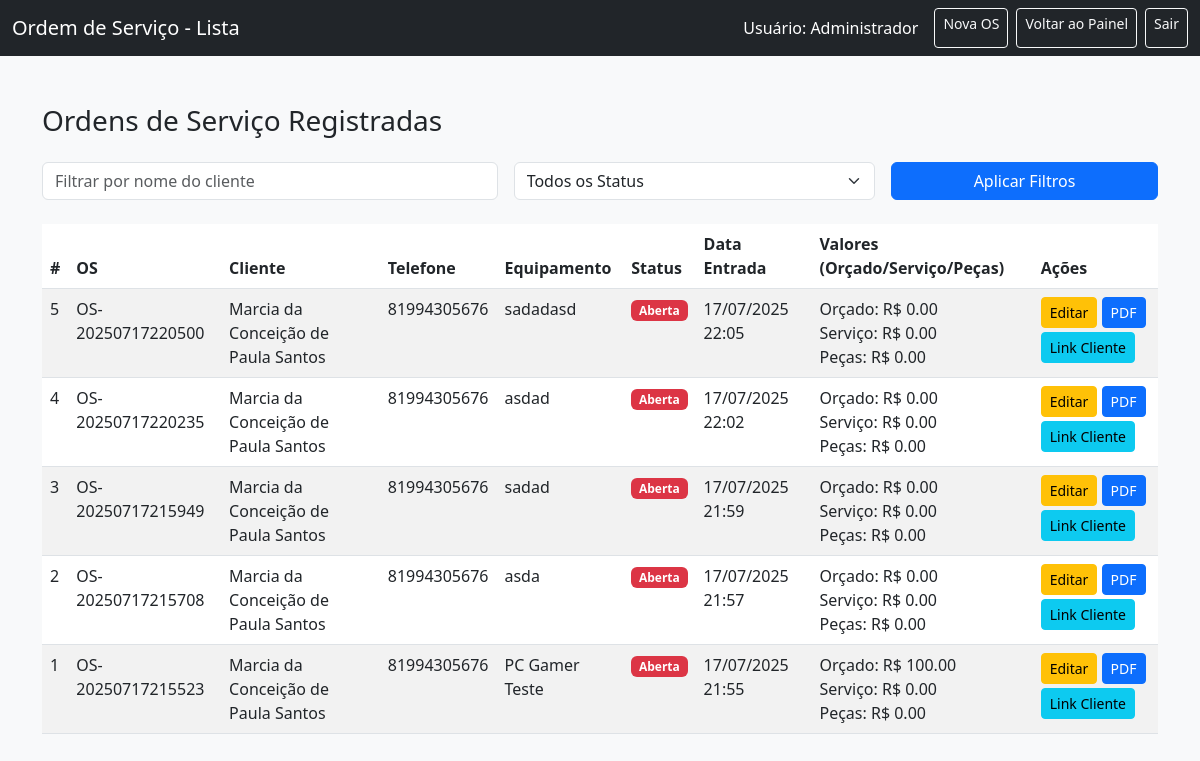
The page /listar_os (signed in) on the database as committed earlier.
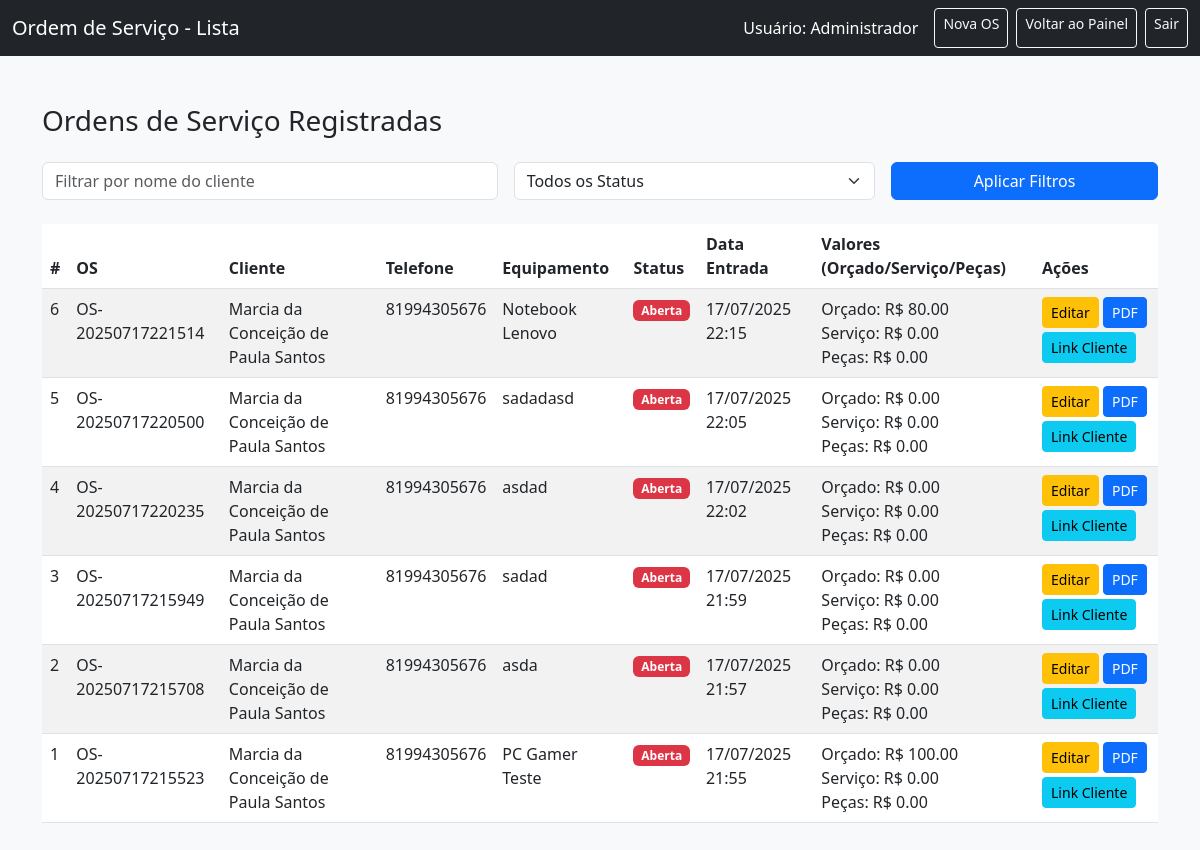
The same page on the database as committed later.
### tables this page shows
CREATE TABLE ordens_servico (
            id INTEGER PRIMARY KEY AUTOINCREMENT,
            codigo_os TEXT NOT NULL UNIQUE,
            id_cliente INTEGER NOT NULL,
            cliente TEXT NOT NULL,
            telefone TEXT,
            equipamento TEXT NOT NULL,
            numero_serie TEXT NOT NULL,
            itens_internos TEXT NOT NULL,
            defeito TEXT NOT NULL,
            solucao TEXT DEFAULT '',
            status TEXT DEFAULT 'Aberta',
            data_entrada TEXT NOT NULL,
            responsavel TEXT NOT NULL,
            valor_orcamento REAL DEFAULT 0.0,
            valor_servico_executado REAL DEFAULT 0.0,
            pecas_adicionadas TEXT DEFAULT '',
            valor_pecas REAL DEFAULT 0.0,
            nome_aprovacao_cliente TEXT DEFAULT '',
            data_aprovacao_cliente TEXT DEFAULT '',
            FOREIGN KEY (id_cliente) REFERENCES clientes(id)
        );

CREATE TABLE clientes (
            id INTEGER PRIMARY KEY AUTOINCREMENT,
            nome TEXT NOT NULL,
            cpf TEXT NOT NULL UNIQUE,
            telefone TEXT
        );

### app.py (the view)
@app.route('/listar_os')
def listar_os():
    if 'usuario_id' not in session or session['permissao'] == 'cliente':
        flash('Você não tem permissão para acessar esta página.', 'danger')
        return redirect(url_for('login'))
    filtro_cliente_nome = request.args.get('cliente', '').strip() # Filtra por nome do cliente
    filtro_status = request.args.get('status', '').strip()
    conn = sqlite3.connect(DB)
    c = conn.cursor()
    query = """
        SELECT
            os.id, os.codigo_os, c.nome, c.telefone, os.equipamento, os.numero_serie, os.itens_internos,
            os.defeito, os.solucao, os.status, os.data_entrada, os.responsavel, os.valor_orcamento,
            os.valor_servico_executado, os.pecas_adicionadas, os.valor_pecas,
            os.nome_aprovacao_cliente, os.data_aprovacao_cliente
        FROM ordens_servico os
        JOIN clientes c ON os.id_cliente = c.id
    """
    params = []
    condicoes = []
    if filtro_cliente_nome:
        condicoes.append("c.nome LIKE ?")
        params.append(f"%{filtro_cliente_nome}%")
    if filtro_status:
        condicoes.append("os.status = ?")
        params.append(filtro_status)
    if condicoes:
        query += " WHERE " + " AND ".join(condicoes)
    query += " ORDER BY os.id DESC"
    c.execute(query, params)
    ordens = c.fetchall()
    conn.close()
    return render_template('listar_os.html', ordens=ordens, usuario=session['usuario_nome'], filtro_cliente=filtro_cliente_nome, filtro_status=filtro_status)

### templates/listar_os.html (shortened to what this page needs)
<!DOCTYPE html>
<html lang="pt-br">
<head>
  <link href="https://cdn.jsdelivr.net/npm/bootstrap@5.3.0/dist/css/bootstrap.min.css" rel="stylesheet">
</head>
<body class="bg-light">
<nav class="navbar navbar-dark bg-dark">
  <div class="container-fluid">
    <span class="navbar-brand">Ordem de Serviço - Lista</span>
    <div class="d-flex">
      <span class="navbar-text text-white me-3">Usuário: {{ usuario }}</span>
      <a href="{{ url_for('nova_os') }}" class="btn btn-outline-light btn-sm me-2">Nova OS</a>
      <a href="{{ url_for('dashboard') }}" class="btn btn-outline-light btn-sm me-2">Voltar ao Painel</a>
      <a href="{{ url_for('logout') }}" class="btn btn-outline-light btn-sm">Sair</a>
    </div>
  </div>
</nav>
<div class="container py-5">
  <h3 class="mb-4">Ordens de Serviço Registradas</h3>
  <form method="GET" action="{{ url_for('listar_os') }}" class="mb-4">
    <div class="row g-3">
      <div class="col-md-5">
        <input type="text" class="form-control" id="cliente_filtro" name="cliente" placeholder="Filtrar por nome do cliente" value="{{ filtro_cliente or '' }}">
      </div>
      <div class="col-md-4">
        <select class="form-select" id="status_filtro" name="status">
          <option value="">Todos os Status</option>
        </select>
      </div>
      <div class="col-md-3">
        <button type="submit" class="btn btn-primary w-100">Aplicar Filtros</button>
      </div>
    </div>
  </form>
  <table class="table table-striped table-hover">
    <thead>
      <tr>
        <th>#</th>
        <th>OS</th>
        <th>Cliente</th>
        <th>Telefone</th>
        <th>Equipamento</th>
        <th>Status</th>
        <th>Data Entrada</th>
        <th>Valores (Orçado/Serviço/Peças)</th>
        <th>Ações</th>
      </tr>
    </thead>
    <tbody>
      {% for os in ordens %}
      <tr>
        <td>{{ os[0] }}</td>
        <td>{{ os[1] }}</td>
        <td>{{ os[2] }}</td>
        <td>{{ os[3] or 'N/A' }}</td>
        <td>{{ os[4] }}</td>
        <td>
          {% if os[9] == 'Aberta' %}
            <span class="badge bg-danger">{{ os[9] }}</span>
          {% elif os[9] == 'Em Análise' %}
            <span class="badge bg-warning text-dark">{{ os[9] }}</span>
          {% elif os[9] == 'Finalizada' %}
            <span class="badge bg-success">{{ os[9] }}</span>
          {% else %}
            <span class="badge bg-secondary">{{ os[9] }}</span>
          {% endif %}
        </td>
        <td>{{ os[10] }}</td>
        <td>
            Orçado: R$ {{ "%.2f"|format(os[12] or 0.0) }}<br>
            Serviço: R$ {{ "%.2f"|format(os[13] or 0.0) }}<br>
            Peças: R$ {{ "%.2f"|format(os[15] or 0.0) }}
        </td>
        <td>
          <a href="{{ url_for('editar_os', id=os[0]) }}" class="btn btn-sm btn-warning mb-1">Editar</a>
          <a href="{{ url_for('ver_pdf_os', codigo_os=os[1]) }}" class="btn btn-sm btn-primary mb-1" target="_blank">PDF</a>
          <a href="{{ url_for('visualizar_os_publica', codigo_os=os[1]) }}" class="btn btn-sm btn-info" target="_blank" title="Link público para o cliente">Link Cliente</a>
        </td>
      </tr>
      {% endfor %}
    </tbody>
  </table>
</div>
</body>
</html>

Rows that differ between the two databases and show on the page:
added ordens_servico: id "6", codigo_os "OS-20250717221514", nome "Marcia da Conceição de Paula Santos", telefone "81994305676", equipamento "Notebook Lenovo", status "Aberta", data_entrada "17/07/2025 22:15", valor_orcamento "80.00", valor_servico_executado "0.00", valor_pecas "0.00"
